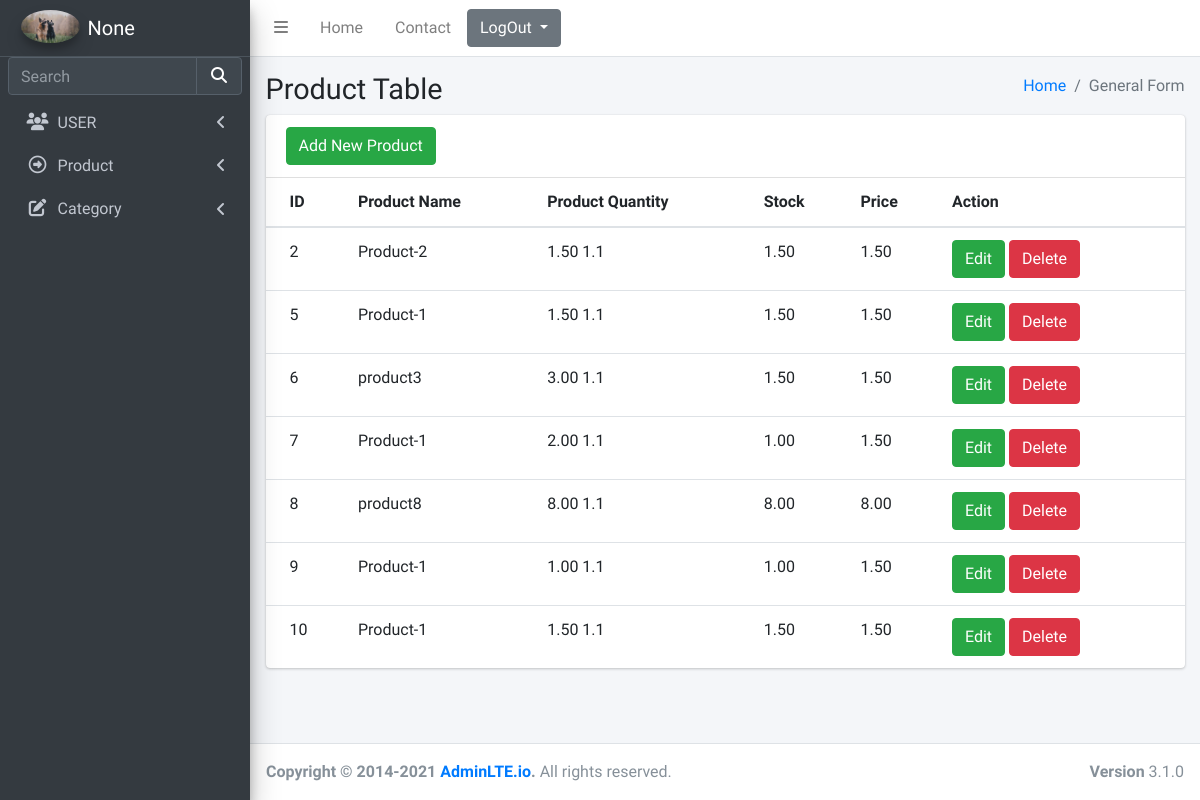
The app's page /product/productread/ (signed in) with its own data.
### login/models.py (models this page shows, shortened)
class User(AbstractBaseUser):
    is_email_verified = models.BooleanField(default=False)
    email = models.EmailField(max_length=255, unique=True)
    full_name = models.CharField(max_length=255, blank=True, null=True)
    active = models.BooleanField(default=True)  # can login
    staff = models.BooleanField(default=False)  # staff user non superuser
    admin = models.BooleanField(default=False)  # superuser
    timestamp = models.DateTimeField(auto_now_add=True)
    USERNAME_FIELD = "email"  # username
    REQUIRED_FIELDS = []
    objects = UserManager()
    @property
    def is_active(self):
        return self.active

class UserProfile(models.Model):
    user = models.OneToOneField(User, on_delete=models.CASCADE)
    image = models.ImageField(
        null=True, blank=True, upload_to="pics/", default="pics/default.png"
    )

### product/models.py (models this page shows)
class Product(models.Model):
    productName = models.CharField(max_length=70)
    productQuantity = models.DecimalField(max_digits=3, decimal_places=2)
    stock = models.DecimalField(max_digits=3, decimal_places=2)
    price = models.DecimalField(max_digits=3, decimal_places=2)
    image = models.ImageField(upload_to="pics/")

### product/views.py (the view)
# urls.py: path("productread/", views.show_product, name="productread"),
@login_required(login_url="/")
def show_product(request):
    data = Product.objects.all()
    return render(request, "productread.html", {"datas": data})

### templates/productread.html (shortened to what this page needs)
{%extends "base.html" %} {% load static %}
    {% block csspart %}
  <link rel="stylesheet" href="{% static 'plugins/fontawesome-free/css/all.min.css' %}">
  <link rel="stylesheet" href="{% static 'plugins/datatables-bs4/css/dataTables.bootstrap4.min.css' %}">
  <link rel="stylesheet" href="{% static 'plugins/datatables-responsive/css/responsive.bootstrap4.min.css' %}">
  <link rel="stylesheet" href="{% static 'dist/css/adminlte.min.css' %}">
  </head>
  {% endblock csspart %}
  {%block bodycontent%}
  <body class="hold-transition sidebar-mini">
    <div class="wrapper">
      <div class="content-wrapper">
        <section class="content-header">
          <div class="container-fluid">
            <div class="row mb-2">
              <div class="col-sm-6">
                <h1>Product Table</h1>
              </div>
              <div class="col-sm-6">
                <ol class="breadcrumb float-sm-right">
                  <li class="breadcrumb-item"><a href="#">Home</a></li>
                  <li class="breadcrumb-item active">General Form</li>
                </ol>
              </div>
            </div>
          </div>
    <section class="content">
      <div class="container-fluid">
        <div class="row">
          <div class="col-12">
            <div class="card">
              <div class="card-header">
                <a class="btn btn-success" href="{% url 'product:productadd' %}" role="button">Add New Product</a>
              </div>
              <div class="card-body table-responsive p-0">
                <table class="table table-hover text-nowrap">
                  <thead>
                  <tr>
                    <th>ID</th>
                    <th>Product Name</th>
                    <th>Product Quantity</th>
                    <th>Stock</th>
                    <th>Price</th>
                    <th>Action</th>
                  </tr>
                  </thead>
                  <tbody>
                  {% for data in datas %}
                  <tr>
                    <td>{{data.id}}</td>
                    <td>{{data.productName}}</td>
                    <td>{{data.productQuantity}} 1.1</td>
                    <td>{{data.price}}</td>
                    <td>{{data.stock}}</td>
                    <td>
                      <a class="btn btn-success" href="{% url 'product:updateproduct' data.id %}"
                        role="button">Edit</a>
                      <form action="{% url 'product:deleteproduct' data.id %}" method="POST" class=d-inline>
                        <input type="submit" class="btn btn-danger" value="Delete">
                      </form>
                    </td>
                  </tr>
                  {% endfor %}
                  </tbody>
                </table>
              </div>
            </div>
          </div>
        </div>
      </div>
    </section>
    </div>
    {%endblock bodycontent%}

### templates/base.html (shortened to what this page needs)
<!DOCTYPE html>
<html lang="en">
{% load static %}
<head>
  {% block csspart %}{% endblock csspart %}
</head>
{% block nav%}
<div class="wrapper">
  <nav class="main-header navbar navbar-expand navbar-white navbar-light">
    <ul class="navbar-nav">
      <li class="nav-item">
        <a class="nav-link" data-widget="pushmenu" href="#" role="button"><i class="fas fa-bars"></i></a>
      </li>
      <li class="nav-item d-none d-sm-inline-block">
        <a href="index3.html" class="nav-link">Home</a>
      </li>
      <li class="nav-item d-none d-sm-inline-block">
        <a href="#" class="nav-link">Contact</a>
      </li>
    </ul>
    <div class="dropdown">
      <button class="btn btn-secondary dropdown-toggle" type="button" id="dropdownMenuButton" data-toggle="dropdown"
        aria-haspopup="true" aria-expanded="false">
        LogOut
      </button>
    </div>
  </nav>
  <aside class="main-sidebar sidebar-dark-primary elevation-4">
    <a href="{% url 'login:dashboard'  %}" class="brand-link">
      <img src="{{ user.userprofile.image.url }}" alt="AdminLTE Logo" class="brand-image img-circle elevation-3"
        style="opacity: 0.8" />
      <span class="brand-text font-weight-light">{{user.full_name}}</span>
    </a>
    <div class="sidebar">
      <div class="form-inline">
        <div class="input-group" data-widget="sidebar-search">
          <input class="form-control form-control-sidebar" type="search" placeholder="Search" aria-label="Search" />
          <div class="input-group-append">
            <button class="btn btn-sidebar">
              <i class="fas fa-search fa-fw"></i>
            </button>
          </div>
        </div>
      </div>
      <nav class="mt-2">
        <ul class="nav nav-pills nav-sidebar flex-column" data-widget="treeview" role="menu" data-accordion="false">
          <li class="nav-item">
            <a href="#" class="nav-link">
              <i class="nav-icon fas fa-users"></i>
              <p>
                USER
                <i class="fas fa-angle-left right"></i>
              </p>
            </a>
          </li>
          <li class="nav-item">
            <a href="#" class="nav-link">
              <i class="nav-icon far fa-arrow-alt-circle-right"></i>
              <p>
                Product
                <i class="fas fa-angle-left right"></i>
              </p>
            </a>
          </li>
          <li class="nav-item">
            <a href="#" class="nav-link">
              <i class="nav-icon fas fa-edit"></i>
              <p>
                Category
                <i class="fas fa-angle-left right"></i>
              </p>
            </a>
          </li>
        </ul>
      </nav>
    </div>
  </aside>
  {% endblock nav%}
  {% block bodycontent%}
  {% endblock bodycontent%}
  <footer class="main-footer">
    <strong>Copyright &copy; 2014-2021
      <a href="https://adminlte.io">AdminLTE.io</a>.</strong>
    All rights reserved.
    <div class="float-right d-none d-sm-inline-block">
      <b>Version</b> 3.1.0
    </div>
  </footer>
</div>
</body>
</html>

### records on screen
User: userprofile.image (picture), full_name "None"
Product: id "2", productName "Product-2", productQuantity "1.50", price "1.50", stock "1.50"
Product: id "5", productName "Product-1", productQuantity "1.50", price "1.50", stock "1.50"
Product: id "6", productName "product3", productQuantity "3.00", price "1.50", stock "1.50"
Product: id "7", productName "Product-1", productQuantity "2.00", price "1.00", stock "1.50"
Product: id "8", productName "product8", productQuantity "8.00", price "8.00", stock "8.00"
Product: id "9", productName "Product-1", productQuantity "1.00", price "1.00", stock "1.50"
Product: id "10", productName "Product-1", productQuantity "1.50", price "1.50", stock "1.50"
